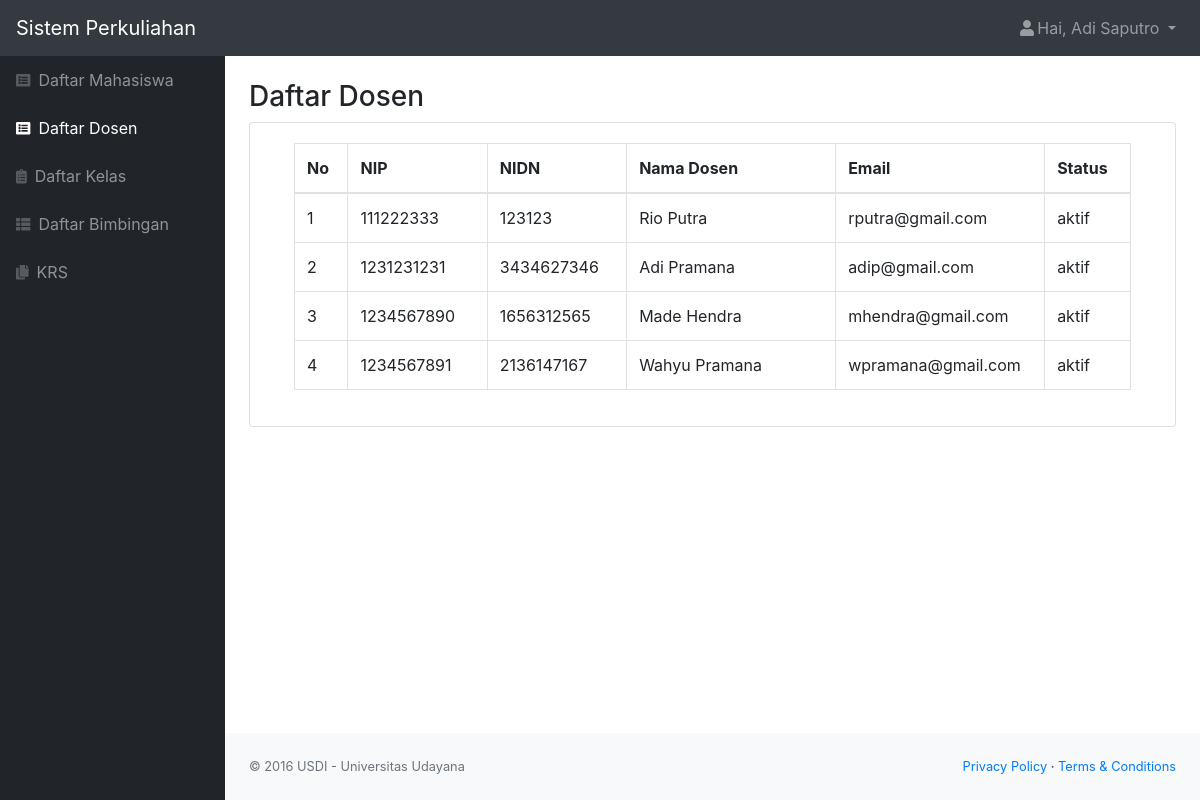
The app's page /dosen.php (signed in) with its own data.
### tables this page shows
CREATE TABLE `dosen` (
  `id_dosen` int(11) NOT NULL,
  `role` char(1) NOT NULL,
  `nip` varchar(25) NOT NULL,
  `nidn` char(10) NOT NULL,
  `nama` varchar(50) NOT NULL,
  `email` varchar(50) NOT NULL,
  `alamat` varchar(50) NOT NULL,
  `tanggal_lahir` date NOT NULL,
  `status` varchar(20) NOT NULL,
  `password` varchar(300) NOT NULL
);

### dosen.php (the view, shortened to what this page needs)
<?php
    include "function.php";
    $queryDosen = mysqli_query($koneksi, "SELECT * FROM dosen ORDER BY nip asc");
    $nama = $_SESSION['nama'];
    $role = $_SESSION['role'];
?>
<!DOCTYPE html>
<html lang="en">
    <head>
        <link href="css/styles.css" rel="stylesheet" />
        <link href="https://cdn.datatables.net/1.10.20/css/dataTables.bootstrap4.min.css" rel="stylesheet" />
    </head>
    <body class="sb-nav-fixed">
        <nav class="sb-topnav navbar navbar-expand navbar-dark bg-dark">
            <a class="navbar-brand" href="index.php">Sistem Perkuliahan</a>
            <ul class="navbar-nav ml-auto">
                <li class="nav-item dropdown">
                    <a class="nav-link dropdown-toggle" id="userDropdown" href="#" role="button" data-toggle="dropdown" aria-haspopup="true" aria-expanded="false"><i class="fas fa-user fa-fw"></i>Hai, <?= $nama; ?> </a>
                </li>
            </ul>
        </nav>
        <div id="layoutSidenav">
            <div id="layoutSidenav_nav">
                <nav class="sb-sidenav accordion sb-sidenav-dark" id="sidenavAccordion">
                    <div class="sb-sidenav-menu">
                        <div class="nav">
                            <a class="nav-link" href="mahasiswa.php"
                                ><div class="sb-nav-link-icon"><i class="fas fa-list-alt"></i></div>
                                Daftar Mahasiswa</a
                            >
                            <a class="nav-link active" href="dosen.php"
                                ><div class="sb-nav-link-icon"><i class="fas fa-list-alt"></i></div>
                                Daftar Dosen</a
                            >
                            <a class="nav-link" href="kelas.php"
                                ><div class="sb-nav-link-icon"><i class="fas fa-clipboard-list"></i></div>
                                Daftar Kelas</a
                            >
                            <a class="nav-link" href="bimbingan.php"
                                ><div class="sb-nav-link-icon"><i class="fas fa-th-list"></i></div>
                                Daftar Bimbingan</a
                            >
                            <?php if($role == "1") { ?>
                            <a class="nav-link" href="krs.php"
                                ><div class="sb-nav-link-icon"><i class="fas fa-copy"></i></div>
                                KRS</a>
                            <?php } ?>
                        </div>
                    </div>
                </nav>
            </div>
            <div id="layoutSidenav_content">
                <main>
                    <div class="container-fluid">
                        <h3 class="mt-4">Daftar Dosen</h3>
                        <div class="card mb-4">
                            <div class="card-body">
                                <div class="table-responsive">
                                    <div class="container">
                                        <table class="table table-bordered" id="dataTable" width="100%" cellspacing="0">
                                            <thead>
                                                <tr>
                                                    <th>No</th>
                                                    <th class="col-sm-2">NIP</th>
                                                    <th class="col-sm-2">NIDN</th>
                                                    <th class="col-sm-3">Nama Dosen</th>
                                                    <th class="col-sm-3">Email</th>
                                                    <th>Status</th>
                                                </tr>
                                            </thead>
                                            <?php $i=1;
                                            foreach ($queryDosen as $data) : ?>
                                                <tr>
                                                    <td><?= $i++; ?></td>
                                                    <td><?= $data['nip']; ?></td>
                                                    <td><?= $data['nidn']; ?></td>
                                                    <td><?= $data['nama']; ?></td>
                                                    <td><?= $data['email']; ?></td>
                                                    <td><?= $data['status']; ?></td>
                                                </tr>
                                                    <?php endforeach; ?>
                                        </table>
                                    </div>
                                </div>
                            </div>
                        </div>
                    </div>
                </main>
                <footer class="py-4 bg-light mt-auto">
                    <div class="container-fluid">
                        <div class="d-flex align-items-center justify-content-between small">
                            <div class="text-muted">&copy; 2016 USDI - Universitas Udayana</div>
                            <div>
                                <a href="#">Privacy Policy</a>
                                &middot;
                                <a href="#">Terms &amp; Conditions</a>
                            </div>
                        </div>
                    </div>
                </footer>
            </div>
        </div>
    </body>
</html>

### records on screen
dosen: nip "111222333", nidn "123123", nama "Rio Putra", email "rputra@gmail.com", status "aktif"
dosen: nip "1231231231", nidn "3434627346", nama "Adi Pramana", email "adip@gmail.com", status "aktif"
dosen: nip "1234567890", nidn "1656312565", nama "Made Hendra", email "mhendra@gmail.com", status "aktif"
dosen: nip "1234567891", nidn "2136147167", nama "Wahyu Pramana", email "wpramana@gmail.com", status "aktif"

### other values on screen
$nama "Adi Saputro"
